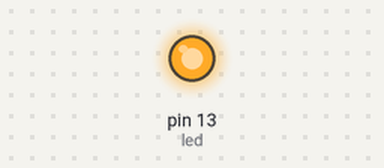
Bench run of a sketch on a simulated Arduino Uno, built with avr-gcc and run on an emulated ATmega328P. Shown: output pins drawn as LEDs (lit = HIGH).

Above: at 0.1 s.
At 4.1 s:
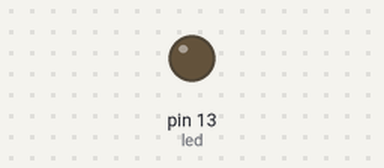
Timing chart, 0 to 5.6 s (numbered marks = the images above):
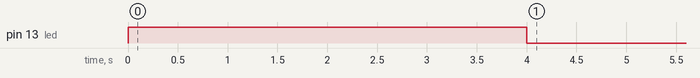

The sketch:

light_function_test.ino
```cpp
/*
  Light Test
  Test a "light" function that modifies LED voltage
 */

// Pin 13 is our LED light
int led = 13;

void setup()
{
  // set pin 13 to be writable as an output
  pinMode(led, OUTPUT);
  // call our "light" function and then turn the LED off if it was left on
  light();
  digitalWrite(led, LOW);    // turn the LED off by making the voltage LOW
}

// unused for now
void loop()
{

}

// output function test
void light()
{
  digitalWrite(led, HIGH);    // turn the LED on by making the voltage HIGH
  delay(4000);
}
```
